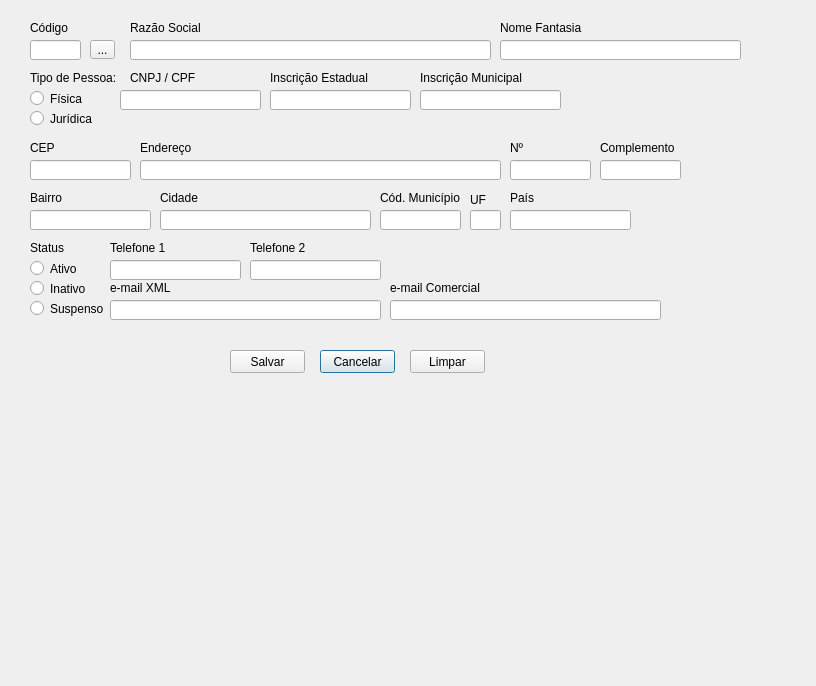
<?xml version="1.0" encoding="UTF-8"?>
<ui version="4.0">
 <class>Dialog</class>
 <widget class="QDialog" name="Dialog">
  <property name="geometry">
   <rect>
    <x>0</x>
    <y>0</y>
    <width>816</width>
    <height>686</height>
   </rect>
  </property>
  <property name="windowTitle">
   <string>Dialog</string>
  </property>
  <widget class="QLabel" name="label_2">
   <property name="geometry">
    <rect>
     <x>130</x>
     <y>20</y>
     <width>81</width>
     <height>16</height>
    </rect>
   </property>
   <property name="text">
    <string>Razão Social</string>
   </property>
  </widget>
  <widget class="QLineEdit" name="cmpInscricaoEstadual">
   <property name="geometry">
    <rect>
     <x>270</x>
     <y>90</y>
     <width>141</width>
     <height>20</height>
    </rect>
   </property>
  </widget>
  <widget class="QLabel" name="label_7">
   <property name="geometry">
    <rect>
     <x>510</x>
     <y>140</y>
     <width>81</width>
     <height>16</height>
    </rect>
   </property>
   <property name="text">
    <string>Nº</string>
   </property>
  </widget>
  <widget class="QPushButton" name="btnLimpar">
   <property name="geometry">
    <rect>
     <x>410</x>
     <y>350</y>
     <width>75</width>
     <height>23</height>
    </rect>
   </property>
   <property name="styleSheet">
    <string notr="true">QPushButton::menu-indicator {
    image: url(download.png);
    subcontrol-position: right center;
    subcontrol-origin: padding;
    left: -2px;
}</string>
   </property>
   <property name="text">
    <string>Limpar</string>
   </property>
   <property name="checkable">
    <bool>false</bool>
   </property>
   <property name="autoRepeat">
    <bool>false</bool>
   </property>
   <property name="autoExclusive">
    <bool>false</bool>
   </property>
   <property name="autoDefault">
    <bool>false</bool>
   </property>
   <property name="default">
    <bool>false</bool>
   </property>
   <property name="flat">
    <bool>false</bool>
   </property>
  </widget>
  <widget class="QLineEdit" name="cmpCnpjCpf">
   <property name="geometry">
    <rect>
     <x>120</x>
     <y>90</y>
     <width>141</width>
     <height>20</height>
    </rect>
   </property>
  </widget>
  <widget class="QLabel" name="label_3">
   <property name="geometry">
    <rect>
     <x>500</x>
     <y>20</y>
     <width>101</width>
     <height>16</height>
    </rect>
   </property>
   <property name="text">
    <string>Nome Fantasia</string>
   </property>
  </widget>
  <widget class="QRadioButton" name="radioFisica">
   <property name="geometry">
    <rect>
     <x>30</x>
     <y>90</y>
     <width>82</width>
     <height>17</height>
    </rect>
   </property>
   <property name="text">
    <string>Física</string>
   </property>
  </widget>
  <widget class="QLabel" name="label_26">
   <property name="geometry">
    <rect>
     <x>30</x>
     <y>140</y>
     <width>81</width>
     <height>16</height>
    </rect>
   </property>
   <property name="text">
    <string>CEP</string>
   </property>
  </widget>
  <widget class="QLabel" name="label_28">
   <property name="geometry">
    <rect>
     <x>160</x>
     <y>190</y>
     <width>71</width>
     <height>16</height>
    </rect>
   </property>
   <property name="text">
    <string>Cidade</string>
   </property>
  </widget>
  <widget class="QLineEdit" name="cmpUf">
   <property name="geometry">
    <rect>
     <x>470</x>
     <y>210</y>
     <width>31</width>
     <height>20</height>
    </rect>
   </property>
  </widget>
  <widget class="QRadioButton" name="radioSuspenso">
   <property name="geometry">
    <rect>
     <x>30</x>
     <y>300</y>
     <width>82</width>
     <height>17</height>
    </rect>
   </property>
   <property name="text">
    <string>Suspenso</string>
   </property>
  </widget>
  <widget class="QLabel" name="label_5">
   <property name="geometry">
    <rect>
     <x>270</x>
     <y>70</y>
     <width>111</width>
     <height>16</height>
    </rect>
   </property>
   <property name="text">
    <string>Inscrição Estadual</string>
   </property>
  </widget>
  <widget class="QLabel" name="label_31">
   <property name="geometry">
    <rect>
     <x>380</x>
     <y>190</y>
     <width>91</width>
     <height>16</height>
    </rect>
   </property>
   <property name="text">
    <string>Cód. Município</string>
   </property>
  </widget>
  <widget class="QLineEdit" name="cmpTelefone2">
   <property name="geometry">
    <rect>
     <x>250</x>
     <y>260</y>
     <width>131</width>
     <height>20</height>
    </rect>
   </property>
  </widget>
  <widget class="QLabel" name="label_14">
   <property name="geometry">
    <rect>
     <x>110</x>
     <y>240</y>
     <width>71</width>
     <height>16</height>
    </rect>
   </property>
   <property name="text">
    <string>Telefone 1</string>
   </property>
  </widget>
  <widget class="QLabel" name="label_25">
   <property name="geometry">
    <rect>
     <x>140</x>
     <y>140</y>
     <width>71</width>
     <height>16</height>
    </rect>
   </property>
   <property name="text">
    <string>Endereço</string>
   </property>
  </widget>
  <widget class="QRadioButton" name="radioInativo">
   <property name="geometry">
    <rect>
     <x>30</x>
     <y>280</y>
     <width>82</width>
     <height>17</height>
    </rect>
   </property>
   <property name="text">
    <string>Inativo</string>
   </property>
  </widget>
  <widget class="QLineEdit" name="cmpBairro">
   <property name="geometry">
    <rect>
     <x>30</x>
     <y>210</y>
     <width>121</width>
     <height>20</height>
    </rect>
   </property>
  </widget>
  <widget class="QLineEdit" name="cmpCodMunicipio">
   <property name="geometry">
    <rect>
     <x>380</x>
     <y>210</y>
     <width>81</width>
     <height>20</height>
    </rect>
   </property>
  </widget>
  <widget class="QLineEdit" name="cmpCidade">
   <property name="geometry">
    <rect>
     <x>160</x>
     <y>210</y>
     <width>211</width>
     <height>20</height>
    </rect>
   </property>
  </widget>
  <widget class="QToolButton" name="toolButton_2">
   <property name="geometry">
    <rect>
     <x>90</x>
     <y>40</y>
     <width>25</width>
     <height>19</height>
    </rect>
   </property>
   <property name="text">
    <string>...</string>
   </property>
  </widget>
  <widget class="QLabel" name="label_23">
   <property name="geometry">
    <rect>
     <x>390</x>
     <y>280</y>
     <width>111</width>
     <height>16</height>
    </rect>
   </property>
   <property name="text">
    <string>e-mail Comercial</string>
   </property>
  </widget>
  <widget class="QLineEdit" name="cmpRazaoSocial">
   <property name="geometry">
    <rect>
     <x>130</x>
     <y>40</y>
     <width>361</width>
     <height>20</height>
    </rect>
   </property>
  </widget>
  <widget class="QLabel" name="label_17">
   <property name="geometry">
    <rect>
     <x>250</x>
     <y>240</y>
     <width>71</width>
     <height>16</height>
    </rect>
   </property>
   <property name="text">
    <string>Telefone 2</string>
   </property>
  </widget>
  <widget class="QPushButton" name="btnCancelar">
   <property name="geometry">
    <rect>
     <x>320</x>
     <y>350</y>
     <width>75</width>
     <height>23</height>
    </rect>
   </property>
   <property name="text">
    <string>Cancelar</string>
   </property>
  </widget>
  <widget class="QLabel" name="label_29">
   <property name="geometry">
    <rect>
     <x>470</x>
     <y>190</y>
     <width>81</width>
     <height>20</height>
    </rect>
   </property>
   <property name="text">
    <string>UF</string>
   </property>
  </widget>
  <widget class="QLineEdit" name="cmpEmailComercial">
   <property name="geometry">
    <rect>
     <x>390</x>
     <y>300</y>
     <width>271</width>
     <height>20</height>
    </rect>
   </property>
   <property name="text">
    <string/>
   </property>
  </widget>
  <widget class="QLabel" name="label">
   <property name="geometry">
    <rect>
     <x>30</x>
     <y>20</y>
     <width>41</width>
     <height>16</height>
    </rect>
   </property>
   <property name="text">
    <string>Código</string>
   </property>
  </widget>
  <widget class="QLabel" name="label_30">
   <property name="geometry">
    <rect>
     <x>30</x>
     <y>190</y>
     <width>71</width>
     <height>16</height>
    </rect>
   </property>
   <property name="text">
    <string>Bairro</string>
   </property>
  </widget>
  <widget class="QLineEdit" name="cmpPais">
   <property name="geometry">
    <rect>
     <x>510</x>
     <y>210</y>
     <width>121</width>
     <height>20</height>
    </rect>
   </property>
  </widget>
  <widget class="QRadioButton" name="radioAtivo">
   <property name="geometry">
    <rect>
     <x>30</x>
     <y>260</y>
     <width>82</width>
     <height>17</height>
    </rect>
   </property>
   <property name="text">
    <string>Ativo</string>
   </property>
  </widget>
  <widget class="QLabel" name="label_6">
   <property name="geometry">
    <rect>
     <x>420</x>
     <y>70</y>
     <width>121</width>
     <height>16</height>
    </rect>
   </property>
   <property name="text">
    <string>Inscrição Municipal</string>
   </property>
  </widget>
  <widget class="QLineEdit" name="cmpNomeFantasia">
   <property name="geometry">
    <rect>
     <x>500</x>
     <y>40</y>
     <width>241</width>
     <height>20</height>
    </rect>
   </property>
  </widget>
  <widget class="QLineEdit" name="cmpCodigo">
   <property name="geometry">
    <rect>
     <x>30</x>
     <y>40</y>
     <width>51</width>
     <height>20</height>
    </rect>
   </property>
  </widget>
  <widget class="QLineEdit" name="cmpEndereco">
   <property name="geometry">
    <rect>
     <x>140</x>
     <y>160</y>
     <width>361</width>
     <height>20</height>
    </rect>
   </property>
   <property name="text">
    <string/>
   </property>
  </widget>
  <widget class="QLineEdit" name="cmpEmailXml">
   <property name="geometry">
    <rect>
     <x>110</x>
     <y>300</y>
     <width>271</width>
     <height>20</height>
    </rect>
   </property>
   <property name="text">
    <string/>
   </property>
  </widget>
  <widget class="QLabel" name="label_4">
   <property name="geometry">
    <rect>
     <x>130</x>
     <y>70</y>
     <width>71</width>
     <height>16</height>
    </rect>
   </property>
   <property name="text">
    <string>CNPJ / CPF</string>
   </property>
  </widget>
  <widget class="QLabel" name="label_32">
   <property name="geometry">
    <rect>
     <x>510</x>
     <y>190</y>
     <width>71</width>
     <height>16</height>
    </rect>
   </property>
   <property name="text">
    <string>País</string>
   </property>
  </widget>
  <widget class="QLineEdit" name="cmpTelefone1">
   <property name="geometry">
    <rect>
     <x>110</x>
     <y>260</y>
     <width>131</width>
     <height>20</height>
    </rect>
   </property>
  </widget>
  <widget class="QLabel" name="label_24">
   <property name="geometry">
    <rect>
     <x>30</x>
     <y>70</y>
     <width>91</width>
     <height>16</height>
    </rect>
   </property>
   <property name="text">
    <string>Tipo de Pessoa:</string>
   </property>
  </widget>
  <widget class="QLineEdit" name="cmpCep">
   <property name="geometry">
    <rect>
     <x>30</x>
     <y>160</y>
     <width>101</width>
     <height>20</height>
    </rect>
   </property>
  </widget>
  <widget class="QLabel" name="label_27">
   <property name="geometry">
    <rect>
     <x>600</x>
     <y>140</y>
     <width>91</width>
     <height>16</height>
    </rect>
   </property>
   <property name="text">
    <string>Complemento</string>
   </property>
  </widget>
  <widget class="QLabel" name="label_33">
   <property name="geometry">
    <rect>
     <x>30</x>
     <y>240</y>
     <width>81</width>
     <height>16</height>
    </rect>
   </property>
   <property name="text">
    <string>Status</string>
   </property>
  </widget>
  <widget class="QLineEdit" name="cmpInscricaoEstadual_2">
   <property name="geometry">
    <rect>
     <x>420</x>
     <y>90</y>
     <width>141</width>
     <height>20</height>
    </rect>
   </property>
  </widget>
  <widget class="QRadioButton" name="radioJuridica">
   <property name="geometry">
    <rect>
     <x>30</x>
     <y>110</y>
     <width>82</width>
     <height>17</height>
    </rect>
   </property>
   <property name="text">
    <string>Jurídica</string>
   </property>
  </widget>
  <widget class="QLineEdit" name="cmpComplemento">
   <property name="geometry">
    <rect>
     <x>600</x>
     <y>160</y>
     <width>81</width>
     <height>20</height>
    </rect>
   </property>
   <property name="text">
    <string/>
   </property>
  </widget>
  <widget class="QPushButton" name="btnSalvar">
   <property name="geometry">
    <rect>
     <x>230</x>
     <y>350</y>
     <width>75</width>
     <height>23</height>
    </rect>
   </property>
   <property name="text">
    <string>Salvar</string>
   </property>
  </widget>
  <widget class="QLineEdit" name="cmpNum">
   <property name="geometry">
    <rect>
     <x>510</x>
     <y>160</y>
     <width>81</width>
     <height>20</height>
    </rect>
   </property>
  </widget>
  <widget class="QLabel" name="label_18">
   <property name="geometry">
    <rect>
     <x>110</x>
     <y>280</y>
     <width>111</width>
     <height>16</height>
    </rect>
   </property>
   <property name="text">
    <string>e-mail XML</string>
   </property>
  </widget>
 </widget>
 <resources/>
 <connections/>
</ui>
